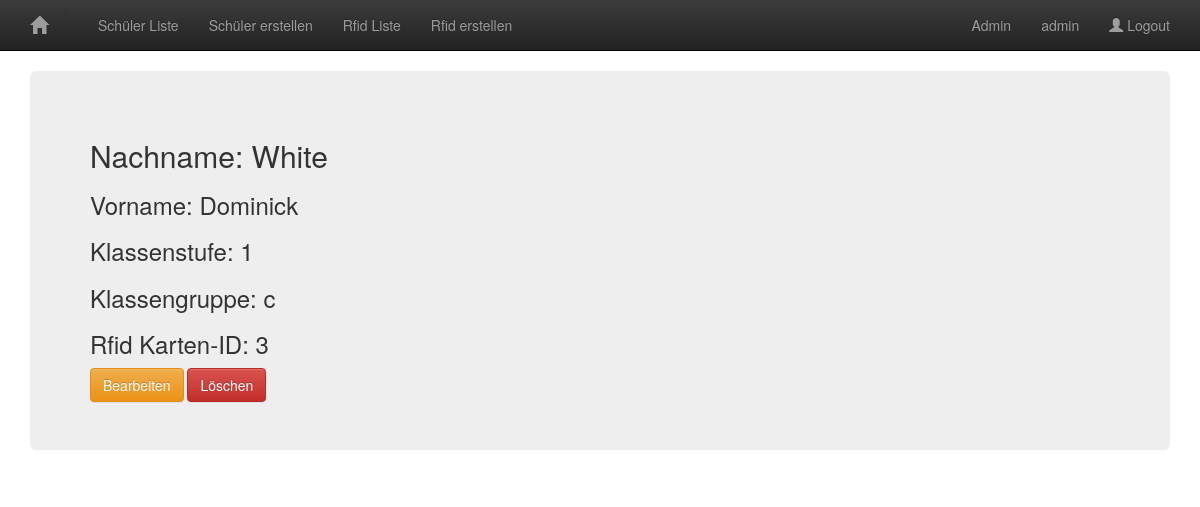
The app's page /schüler_detail/4/ (signed in) with its own data.
### anmelden/models.py (models this page shows, shortened)
class Schüler(models.Model):
    vorname = models.CharField(max_length=50)
    nachname = models.CharField(max_length=50)
    klassenstufe = models.IntegerField()
    klassengruppe = models.CharField(max_length=1)
    rfid = models.ForeignKey(Rfid)
    anwesend = models.BooleanField()

class Rfid(models.Model):
    rfid_nr = models.BigIntegerField()

### anmelden/templates/anmelden/schüler_detail.html (shortened to what this page needs)
<!DOCTYPE html>
{% extends "base.html" %}
{% block content %}
  <h2>Nachname: {{schüler.nachname}}</h2>
  <h3>Vorname: {{schüler.vorname}}</h3>
  <h3>Klassenstufe: {{ schüler.klassenstufe }}</h3>
  <h3>Klassengruppe: {{schüler.klassengruppe}}</h3>
  <h3>Rfid Karten-ID: {{ schüler.rfid.id}} </h3>
  <a href="{% url 'anmelden:schüler_update' pk=schüler.id %}">
    <span  class="btn btn-warning">Bearbeiten</span>
  <a href="{% url 'anmelden:schüler_delete' pk=schüler.id %}">
    <span class="btn btn-danger">Löschen</span>
{% endblock content %}

### templates/base.html (shortened to what this page needs)
<!DOCTYPE html> {% load staticfiles %}
<html lang="de">
<head>
  <link rel="stylesheet" href="{% static 'bootstrap/css/bootstrap.min.css' %}">
  <link rel="stylesheet" href="{% static 'bootstrap/css/bootstrap-theme.min.css' %}">
</head>
<body>
  <nav class="navbar navbar-inverse navbar-static-top">
    <div class="container">
      <div class="navbar-header">
        <li><a class="navbar-brand" href="{% url 'index' %}"><span class="glyphicon glyphicon-home"></span></a></li>
      </div>
      <div class="collapse navbar-collapse">
        <ul class="nav navbar-nav">
          <li><a href="{% url 'anmelden:schüler_list' %}">Schüler Liste</a></li>
          <li><a href="{% url 'anmelden:schüler_create' %}">Schüler erstellen</a></li>
          <li><a href="{% url 'anmelden:rfid_list' %}">Rfid Liste</a></li>
          <li><a href="{% url 'anmelden:rfid_create' %}">Rfid erstellen</a></li>
        </ul>
        <ul class="nav navbar-nav navbar-right">
          {% if user.is_superuser %}
          <li><a class="navbar-link" href="{% url 'admin:index' %}">Admin</a></li>
          {% endif %} {% if user.is_authenticated %}
          <li><a href="{% url 'account:user' %}">{{user.username}}</a></li>
          <li><a href="{% url 'account:logout' %}"><span class="glyphicon glyphicon-user"></span> Logout</a></li>
          {% else %}
          <li><a href="{% url 'account:login' %}"><span class="glyphicon glyphicon-user"></span> Login</a></li>
          {% endif %}
        </ul>
      </div>
    </div>
  </nav>
  <div class="container">
    <div class="jumbotron">
      {% block content %}{% endblock content %}
    </div>
  </div>
</body>
</html>

### records on screen
Schüler: nachname "White", vorname "Dominick", klassenstufe "1", klassengruppe "c", rfid.id "3"

### other values on screen
{{ user.username }} "admin"
